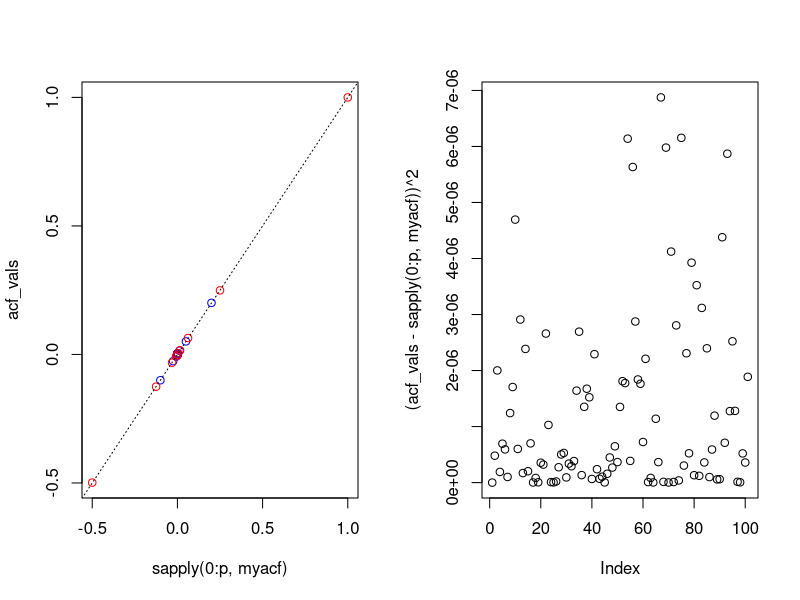

Source code (R):
library(zoo)
library(tseries)

par(mfrow = c(1, 2))

test = arima.sim(n = 1000000, list(ar = c(0,  -0.5), ma = c(0.5)),
          sd = 1)


p = 100

acf_vals = acf(test, lag.max = p, plot= F)$acf

myacf = function(h){
  if((h %% 2) == 0){
    (-0.5)^(h/2)
  }
  else{
    # why not 1/4?
   (1/5)*((-0.5)^((h-1)/2))
  }
}

cols=sapply(0:p, function(h){
  ifelse((h %% 2) == 0, 'red', 'blue')
})
plot(x = sapply(0:p, myacf),
     y = acf_vals, 
     col = cols)
abline(a = 0, b = 1, col = "black", lty='dotted')

plot((acf_vals -sapply(0:p, myacf) )^2)
sum( (acf_vals -sapply(0:p, myacf) )^2)


# odds = (0:10000)[0:10000 %% 2 == 1]
# evens = (0:10000)[0:10000 %% 2 == 0]
# sum((-0.5)^odds) + sum(  (-0.5)^evens )
# sum( sapply(0:10000, function(x){(0.5)^(2*x)}) )
# acf_vlas = acf(test, lag.max = p, plot= F)$acf
# 
# plot(x = psi(0:p),
#      y = acf_vlas, 
#      col = 'red')
# abline(a = 0, b = 1, col = "black", lty='dotted')
# 
# cbind(acf_vlas, psi(0:p))
# 
# # plot( acf(test, lag.max = 100, plot= F)$acf, type = 'l')
# https://webspace.maths.qmul.ac.uk/b.bogacka/TimeSeries/TS_Chapter4_6.pdf
# psi <- function(j, delta = 0.5){
#   # \{\psi_j\} = (-1)^{\,j}(-\delta)^{\lceil j / 2\rceil} B^{\,j}
#   (-1)^(j) * (-1*delta)^(ceiling(j/2))
#   # (-1*delta)^ceiling(j / 2)
# }
# pi <- function(j, delta = 0.5){
#   # \big(\mathbbm{1}[j \geq 2]\delta(-\delta)^{j - 2}\big) + (- \delta)^j
#   (j >= 2)*delta*((-1*delta)^j) + (-1*delta)^j
# }
